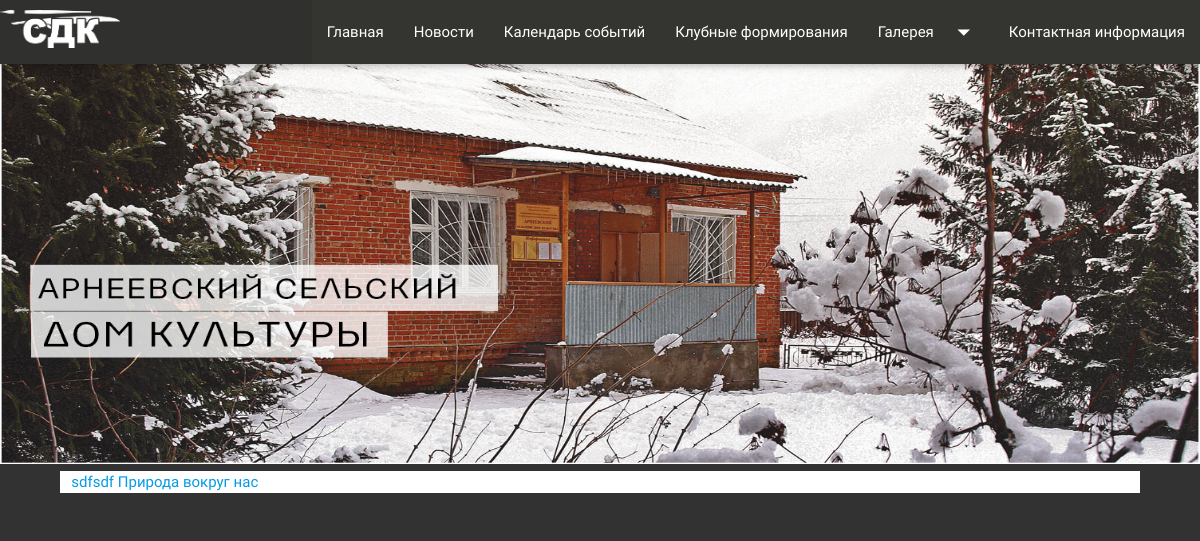
Page /photo/albums/ on the earlier database version.
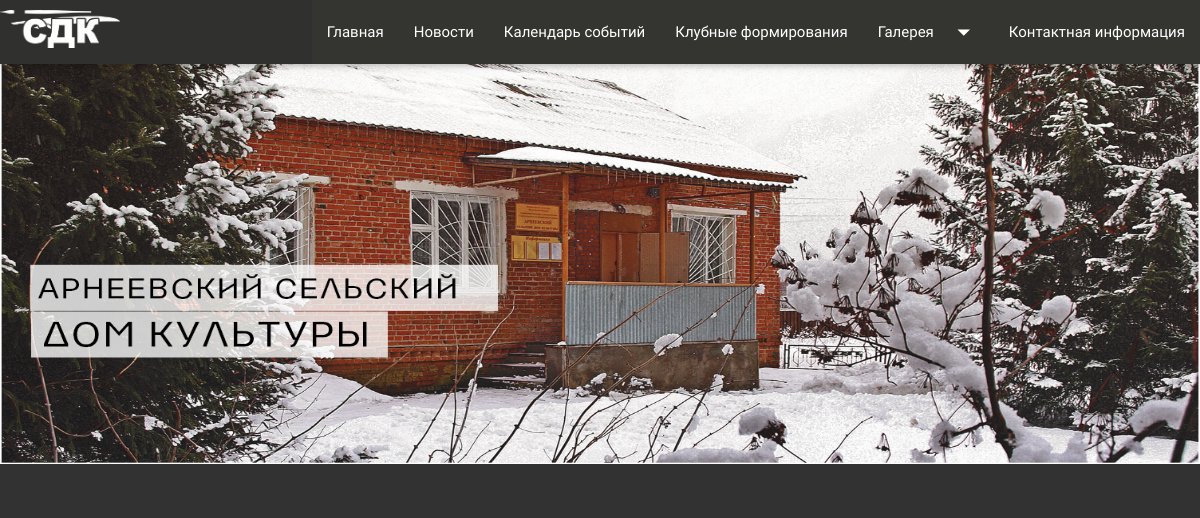
Same page on the later database version.
### core/models.py (models this page shows, shortened)
class PhotoAlbum(models.Model):
    title = models.CharField(max_length=100, verbose_name='Название Альбома')
    img = models.ImageField(upload_to='albums/', verbose_name='Превью Альбома')

### core/views.py (the view)
class PhotoAlbumList(ListView):
    model = PhotoAlbum
    template_name = 'core/photo_album_list.html'

### core/templates/core/photo_album_list.html
{% extends 'core/base/base.html' %}
{% block content %}
    {% for photo_album in object_list %}
        <a href="{% url 'photo_album_detail_view' photo_album.pk %}">{{ photo_album.title }}</a>
    {% endfor %}
{% endblock content %}

Differences in the rows shown:
removed PhotoAlbum: title "sdfsdf"
removed PhotoAlbum: title "Природа вокруг нас"
